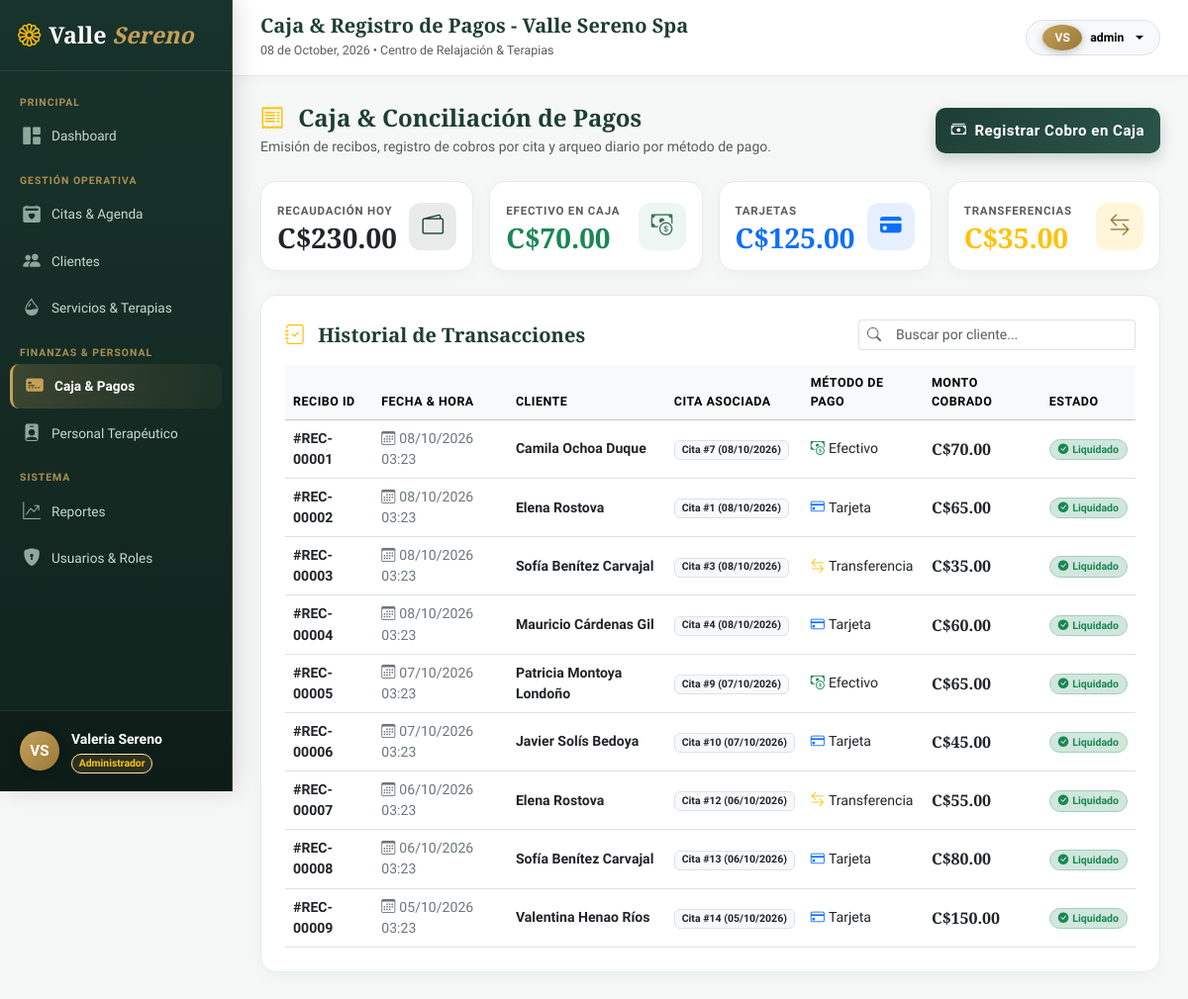
The app's page /index.php?c=pagos&a=index (signed in) with its own data.
### tables this page shows
CREATE TABLE IF NOT EXISTS pagos (
    id INT AUTO_INCREMENT PRIMARY KEY,
    id_cita INT NOT NULL,
    tipo_pago ENUM('Efectivo', 'Tarjeta', 'Transferencia') NOT NULL,
    fecha_pago DATETIME NOT NULL DEFAULT CURRENT_TIMESTAMP,
    monto DECIMAL(10,2) NOT NULL,
    estado ENUM('Pagado', 'Pendiente') NOT NULL DEFAULT 'Pagado',
    CONSTRAINT fk_pagos_citas FOREIGN KEY (id_cita) 
        REFERENCES citas(id) ON UPDATE CASCADE ON DELETE RESTRICT,
    CONSTRAINT chk_pagos_monto CHECK (monto > 0),
    INDEX idx_pagos_cita_fecha (id_cita, fecha_pago)
);

CREATE TABLE IF NOT EXISTS clientes (
    id INT AUTO_INCREMENT PRIMARY KEY,
    nombre_completo VARCHAR(120) NOT NULL,
    fecha_nacimiento DATE NOT NULL,
    telefono VARCHAR(20) NOT NULL,
    correo VARCHAR(100) NOT NULL,
    estado ENUM('activo', 'inactivo') NOT NULL DEFAULT 'activo',
    creado_en TIMESTAMP DEFAULT CURRENT_TIMESTAMP,
    INDEX idx_clientes_telefono (telefono),
    INDEX idx_clientes_correo (correo)
);

CREATE TABLE IF NOT EXISTS citas (
    id INT AUTO_INCREMENT PRIMARY KEY,
    id_cliente INT NOT NULL,
    id_empleado INT NOT NULL COMMENT 'Terapeuta asignado',
    fecha DATE NOT NULL,
    hora_inicio TIME NOT NULL,
    hora_fin TIME NOT NULL,
    total DECIMAL(10,2) NOT NULL DEFAULT 0.00,
    estado ENUM('Pendiente', 'Confirmada', 'Completada', 'Cancelada') NOT NULL DEFAULT 'Pendiente',
    observaciones TEXT NULL,
    creado_en TIMESTAMP DEFAULT CURRENT_TIMESTAMP,
    CONSTRAINT fk_citas_clientes FOREIGN KEY (id_cliente) 
        REFERENCES clientes(id) ON UPDATE CASCADE ON DELETE RESTRICT,
    CONSTRAINT fk_citas_empleados FOREIGN KEY (id_empleado) 
        REFERENCES empleados(id) ON UPDATE CASCADE ON DELETE RESTRICT,
    CONSTRAINT chk_citas_horario CHECK (hora_fin > hora_inicio),
    INDEX idx_citas_terapeuta_fecha (id_empleado, fecha),
    INDEX idx_citas_cliente_fecha (id_cliente, fecha)
);

### app/controllers/PagosController.php (called while the page is built, shortened)
<?php
require_once __DIR__ . '/../services/PagoService.php';
class PagosController {
    private PagoService $service;
    public function __construct() {
        $this->service = new PagoService();
    }
    public function index(): void {
        $pagos = $this->service->listarPagos();
        $resumenCaja = $this->service->resumenCaja();
        require_once __DIR__ . '/../views/layouts/main.php';
    }
}

### app/models/PagoModel.php (called while the page is built, shortened)
<?php
class PagoModel {
    private PDO $db;
    public function __construct(?PDO $pdo = null) {
        if ($pdo !== null) {
            $this->db = $pdo;
        } else {
            try {
                $dsn = "mysql:host=" . DB_HOST . ";port=" . DB_PORT . ";dbname=" . DB_NAME . ";charset=" . DB_CHARSET;
                $this->db = new PDO($dsn, DB_USER, DB_PASS, [
                    PDO::ATTR_ERRMODE => PDO::ERRMODE_EXCEPTION,
                    PDO::ATTR_DEFAULT_FETCH_MODE => PDO::FETCH_ASSOC
                ]);
            } catch (PDOException $e) {
                die("Error de conexión a la base de datos: " . $e->getMessage());
            }
        }
    }
    public function obtenerTodosPagos(): array {
        $sql = "SELECT p.*, c.fecha as cita_fecha, cl.nombre_completo as cliente_nombre
                FROM pagos p
                JOIN citas c ON p.id_cita = c.id
                JOIN clientes cl ON c.id_cliente = cl.id
                ORDER BY p.fecha_pago DESC";
        $stmt = $this->db->query($sql);
        return $stmt->fetchAll();
    }
    public function obtenerResumenCajaHoy(): array {
        $sql = "SELECT tipo_pago, COUNT(*) as cantidad, SUM(monto) as total
                FROM pagos
                WHERE DATE(fecha_pago) = CURDATE() AND estado = 'Pagado'
                GROUP BY tipo_pago";
        $stmt = $this->db->query($sql);
        return $stmt->fetchAll();
    }
}

### app/services/PagoService.php (called while the page is built, shortened)
<?php
require_once __DIR__ . '/../models/PagoModel.php';
class PagoService {
    private PagoModel $model;
    public function __construct(?PagoModel $model = null) {
        $this->model = $model ?? new PagoModel();
    }
    public function listarPagos(): array {
        return $this->model->obtenerTodosPagos();
    }
    public function resumenCaja(): array {
        return $this->model->obtenerResumenCajaHoy();
    }
}

### app/views/pagos/index.php (the view, shortened to what this page needs)
<div class="d-flex flex-column flex-md-row justify-content-between align-items-md-center gap-3 mb-4">
    <div>
        <h4 class="fw-bold mb-1" style="color: var(--spa-primary); font-family: var(--font-serif);">
            <i class="bi bi-receipt text-warning me-2"></i> Caja & Conciliación de Pagos
        </h4>
        <p class="text-muted small mb-0">Emisión de recibos, registro de cobros por cita y arqueo diario por método de pago.</p>
    </div>
    <button class="btn btn-spa-primary btn-sm px-3 d-inline-flex align-items-center gap-2" data-bs-toggle="modal" data-bs-target="#modalCobro" onclick="prepararNuevoCobro()">
        <i class="bi bi-cash-stack"></i>
        <span>Registrar Cobro en Caja</span>
    </button>
</div>
<div class="row g-3 mb-4">
    <?php
        $totalEfectivo = 0;
        $totalTarjeta = 0;
        $totalTransf = 0;
        foreach ($resumenCaja ?? [] as $r) {
            if ($r['tipo_pago'] === 'Efectivo') $totalEfectivo = $r['total'];
            if ($r['tipo_pago'] === 'Tarjeta') $totalTarjeta = $r['total'];
            if ($r['tipo_pago'] === 'Transferencia') $totalTransf = $r['total'];
        }
        $totalGeneralHoy = $totalEfectivo + $totalTarjeta + $totalTransf;
    ?>
    <div class="col-sm-6 col-md-3">
        <div class="spa-card p-3 d-flex align-items-center justify-content-between">
            <div>
                <small class="text-muted text-uppercase fw-bold" style="font-size: 0.72rem; letter-spacing: 0.8px;">Recaudación Hoy</small>
                <h3 class="fw-bold mb-0 text-dark" style="font-family: var(--font-serif);">C$<?= number_format($totalGeneralHoy, 2) ?></h3>
            </div>
            <div class="stat-icon" style="background: rgba(30, 61, 52, 0.1); color: var(--spa-primary);">
                <i class="bi bi-wallet2"></i>
            </div>
        </div>
    </div>
    <div class="col-sm-6 col-md-3">
        <div class="spa-card p-3 d-flex align-items-center justify-content-between">
            <div>
                <small class="text-muted text-uppercase fw-bold" style="font-size: 0.72rem; letter-spacing: 0.8px;">Efectivo en Caja</small>
                <h3 class="fw-bold mb-0 text-success" style="font-family: var(--font-serif);">C$<?= number_format($totalEfectivo, 2) ?></h3>
            </div>
            <div class="stat-icon" style="background: #eef6f3; color: #3b735c;">
                <i class="bi bi-cash-coin"></i>
            </div>
        </div>
    </div>
    <div class="col-sm-6 col-md-3">
        <div class="spa-card p-3 d-flex align-items-center justify-content-between">
            <div>
                <small class="text-muted text-uppercase fw-bold" style="font-size: 0.72rem; letter-spacing: 0.8px;">Tarjetas</small>
                <h3 class="fw-bold mb-0 text-primary" style="font-family: var(--font-serif);">C$<?= number_format($totalTarjeta, 2) ?></h3>
            </div>
            <div class="stat-icon" style="background: rgba(13, 110, 253, 0.1); color: #0d6efd;">
                <i class="bi bi-credit-card-fill"></i>
            </div>
        </div>
    </div>
    <div class="col-sm-6 col-md-3">
        <div class="spa-card p-3 d-flex align-items-center justify-content-between">
            <div>
                <small class="text-muted text-uppercase fw-bold" style="font-size: 0.72rem; letter-spacing: 0.8px;">Transferencias</small>
                <h3 class="fw-bold mb-0 text-warning" style="font-family: var(--font-serif);">C$<?= number_format($totalTransf, 2) ?></h3>
            </div>
            <div class="stat-icon" style="background: rgba(255, 193, 7, 0.15); color: #997838;">
                <i class="bi bi-arrow-left-right"></i>
            </div>
        </div>
    </div>
</div>
<div class="spa-card p-4">
    <div class="d-flex justify-content-between align-items-center mb-3">
        <h5 class="fw-bold mb-0" style="color: var(--spa-primary); font-family: var(--font-serif);">
            <i class="bi bi-journal-check text-warning me-2"></i> Historial de Transacciones
        </h5>
        <div class="input-group input-group-sm" style="max-width: 280px;">
            <span class="input-group-text bg-white border-end-0"><i class="bi bi-search text-muted"></i></span>
            <input type="text" id="busquedaPago" class="form-control border-start-0" placeholder="Buscar por cliente..." onkeyup="filtrarTablaPagos()">
        </div>
    </div>
    <div class="table-responsive">
        <table class="table table-hover align-middle mb-0" id="tablaPagos">
            <thead class="table-light">
                <tr style="font-size: 0.78rem; text-transform: uppercase; letter-spacing: 0.5px; color: #556b61;">
                    <th>RECIBO ID</th>
                    <th>FECHA & HORA</th>
                    <th>CLIENTE</th>
                    <th>CITA ASOCIADA</th>
                    <th>MÉTODO DE PAGO</th>
                    <th>MONTO COBRADO</th>
                    <th>ESTADO</th>
                </tr>
            </thead>
            <tbody style="font-size: 0.88rem;">
                <?php if (empty($pagos)): ?>
                    <tr>
                        <td colspan="7" class="text-center py-4 text-muted">
                            <i class="bi bi-inbox fs-3 d-block mb-1 text-muted"></i>
                            No hay transacciones ni cobros liquidados aún.
                        </td>
                    </tr>
                <?php else: ?>
                    <?php foreach ($pagos as $p): ?>
                        <tr>
                            <td class="fw-bold text-dark">#REC-<?= str_pad($p['id'], 5, '0', STR_PAD_LEFT) ?></td>
                            <td>
                                <span class="text-secondary">
                                    <i class="bi bi-calendar3 me-1"></i><?= date('d/m/Y H:i', strtotime($p['fecha_pago'])) ?>
                                </span>
                            </td>
                            <td>
                                <div class="fw-bold text-dark"><?= htmlspecialchars($p['cliente_nombre']) ?></div>
                            </td>
                            <td>
                                <span class="badge bg-light text-dark border">
                                    Cita #<?= $p['id_cita'] ?> (<?= date('d/m/Y', strtotime($p['cita_fecha'])) ?>)
                                </span>
                            </td>
                            <td>
                                <?php
                                    $iconMethod = match($p['tipo_pago']) {
                                        'Efectivo' => 'bi-cash-coin text-success',
                                        'Tarjeta' => 'bi-credit-card text-primary',
                                        'Transferencia' => 'bi-arrow-left-right text-warning',
                                        default => 'bi-wallet'
                                    };
                                ?>
                                <span class="fw-medium text-dark">
                                    <i class="bi <?= $iconMethod ?> me-1"></i><?= htmlspecialchars($p['tipo_pago']) ?>
                                </span>
                            </td>
                            <td>
                                <span class="fw-bold text-dark fs-6" style="font-family: var(--font-serif); color: var(--spa-primary);">
                                    C$<?= number_format($p['monto'], 2) ?>
                                </span>
                            </td>
                            <td>
                                <span class="badge bg-success-subtle text-success border border-success-subtle rounded-pill px-2 py-1">
                                    <i class="bi bi-check-circle-fill me-1"></i>Liquidado
                                </span>
                            </td>
                        </tr>
                    <?php endforeach; ?>
                <?php endif; ?>
            </tbody>
        </table>
    </div>
</div>

### public/css/spa-theme.css (style rules this page uses)
:root { --spa-primary: #1e3d34; --spa-primary-light: #2c594c; --spa-secondary: #c5a059; --spa-secondary-hover: #b38f4a; --spa-accent: #6b8e23; --spa-bg-soft: #f7f9f7; --spa-card-bg: rgba(255, 255, 255, 0.88); --spa-text-dark: #1b2621; --spa-text-muted: #5e6d66; --spa-border: #e2e8e4; --spa-radius: 18px; --spa-shadow: 0 20px 45px rgba(25, 45, 38, 0.12); --spa-shadow-glow: 0 0 25px rgba(197, 160, 89, 0.25); --font-serif: 'Playfair Display', Georgia, serif; --font-sans: 'Plus Jakarta Sans', system-ui, -apple-system, sans-serif; }
body { font-family: var(--font-sans); color: var(--spa-text-dark); background-color: var(--spa-bg-soft); margin: 0; padding: 0; -webkit-font-smoothing: antialiased; }
.btn-spa-primary { height: 46px; background: linear-gradient(135deg, #1e3d34 0%, #2b5549 100%); border: none; color: #ffffff; font-weight: 600; letter-spacing: 0.5px; border-radius: 10px; font-size: 0.94rem; box-shadow: 0 6px 16px rgba(30, 61, 52, 0.22); transition: all 0.3s cubic-bezier(0.165, 0.84, 0.44, 1); display: flex; align-items: center; justify-content: center; gap: 8px; }
.spa-card { background: #ffffff; border-radius: 16px; border: 1px solid #e7ede9; box-shadow: 0 4px 18px rgba(25, 45, 38, 0.04); transition: transform 0.25s ease, box-shadow 0.25s ease; }
.stat-icon { width: 48px; height: 48px; border-radius: 12px; display: flex; align-items: center; justify-content: center; font-size: 1.35rem; }

### records on screen
pagos: id "00001", fecha_pago "08/10/2026 03:23", clientes.nombre_completo "Camila Ochoa Duque", id_cita "7", id_cita.fecha "08/10/2026", tipo_pago "Efectivo", monto "70.00"
pagos: id "00002", fecha_pago "08/10/2026 03:23", clientes.nombre_completo "Elena Rostova", id_cita "1", id_cita.fecha "08/10/2026", tipo_pago "Tarjeta", monto "65.00"
pagos: id "00003", fecha_pago "08/10/2026 03:23", clientes.nombre_completo "Sofía Benítez Carvajal", id_cita "3", id_cita.fecha "08/10/2026", tipo_pago "Transferencia", monto "35.00"
pagos: id "00004", fecha_pago "08/10/2026 03:23", clientes.nombre_completo "Mauricio Cárdenas Gil", id_cita "4", id_cita.fecha "08/10/2026", tipo_pago "Tarjeta", monto "60.00"
pagos: id "00005", fecha_pago "07/10/2026 03:23", clientes.nombre_completo "Patricia Montoya Londoño", id_cita "9", id_cita.fecha "07/10/2026", tipo_pago "Efectivo", monto "65.00"
pagos: id "00006", fecha_pago "07/10/2026 03:23", clientes.nombre_completo "Javier Solís Bedoya", id_cita "10", id_cita.fecha "07/10/2026", tipo_pago "Tarjeta", monto "45.00"
pagos: id "00007", fecha_pago "06/10/2026 03:23", clientes.nombre_completo "Elena Rostova", id_cita "12", id_cita.fecha "06/10/2026", tipo_pago "Transferencia", monto "55.00"
pagos: id "00008", fecha_pago "06/10/2026 03:23", clientes.nombre_completo "Sofía Benítez Carvajal", id_cita "13", id_cita.fecha "06/10/2026", tipo_pago "Tarjeta", monto "80.00"
pagos: id "00009", fecha_pago "05/10/2026 03:23", clientes.nombre_completo "Valentina Henao Ríos", id_cita "14", id_cita.fecha "05/10/2026", tipo_pago "Tarjeta", monto "150.00"

### other values on screen
$userInitials "VS"
$user['nombre'] "Valeria Sereno"
$user['rol'] "Administrador"
$pageTitle "Caja & Registro de Pagos - Valle Sereno Spa"
$user['usuario'] "admin"
$totalGeneralHoy "230.00"
$totalEfectivo "70.00"
$totalTarjeta "125.00"
$totalTransf "35.00"
